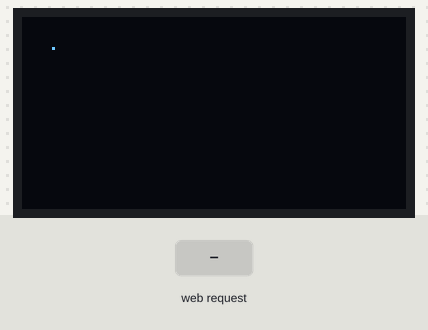
The program below on a simulated ESP32. On the bench: 128×64 one-colour display. The test bench sets the inputs (shaded band). WiFi joins after 1.5 s; servers stay silent unless stated; what the program prints to the serial monitor is not drawn.

Above: at 4.7 s.
4.8 s: HTTP request GET /H received
At 5.4 s:
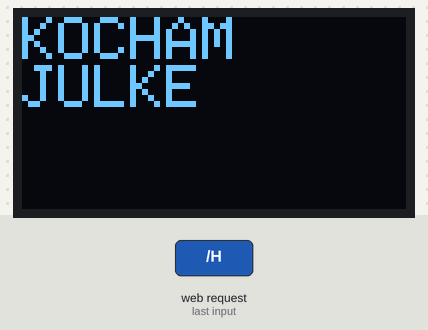
6.3 s: HTTP request GET /L received
At 7.5 s:
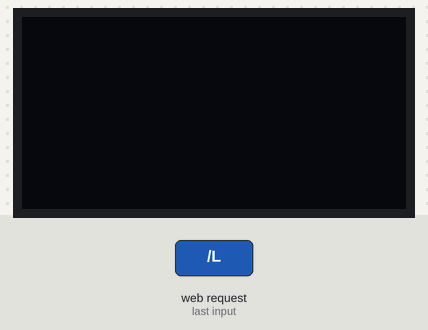
7.8 s: HTTP request GET /H received
At 8.9 s:
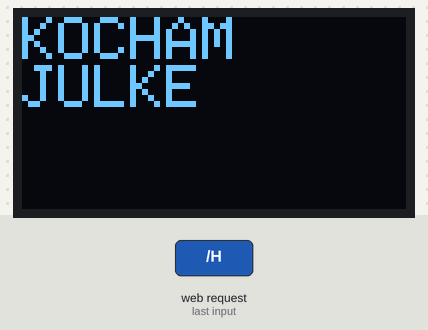
Timing chart, 0 to 10.8 s (numbered marks = the images above; inputs shaded):
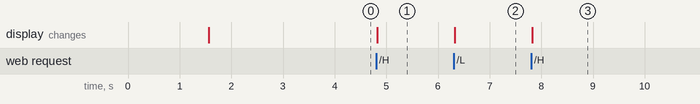

Measured:
- after the input at 4.8 s, the display: changes at once (image 1)
- after the input at 6.3 s, the display: changes at once (image 2)
- after the input at 7.8 s, the display: changes at once (image 3)

The program:

main.cpp
```cpp
#include <SPI.h>
#include <Wire.h>
#include <Adafruit_GFX.h>
#include <Adafruit_SSD1306.h>
#include "WiFi.h"

#define SCREEN_WIDTH 128 // OLED display width, in pixels
#define SCREEN_HEIGHT 64 // OLED display height, in pixels
#define OLED_RESET     -1 // Reset pin # (or -1 if sharing Arduino reset pin)
#define SCREEN_ADDRESS 0x3C ///< See datasheet for Address; 0x3D for 128x64, 0x3C for 128x32
#define WIADOMOSC "KOCHAM JULKE"
Adafruit_SSD1306 display(SCREEN_WIDTH, SCREEN_HEIGHT, &Wire, OLED_RESET);

const char* ssid = "pokój 317";
const char* password = "grubas123";
WiFiServer server(80);

void wypisz_cos(String napis);

void setup() {
  Serial.begin(9600);

  WiFi.begin(ssid,password);
  Serial.println("łącze się z wifi");
  Serial.println("czekaj");
  while(WiFi.status()!=WL_CONNECTED){
    Serial.print(".");
    delay(100);
  }
  Serial.println();
  Serial.println("połączono!");
  Serial.print("IP:");
  Serial.print(WiFi.localIP());
  server.begin();


  // SSD1306_SWITCHCAPVCC = generate display voltage from 3.3V internally
  if(!display.begin(SSD1306_SWITCHCAPVCC, SCREEN_ADDRESS)) {
    Serial.println(F("SSD1306 allocation failed"));
    for(;;); // Don't proceed, loop forever
  }

  display.clearDisplay();
  display.drawPixel(10, 10, SSD1306_WHITE);
  display.display();
  delay(2000);
}

void loop() {
   WiFiClient client = server.available();   // listen for incoming clients

  if (client) {                             // if you get a client,
    Serial.println("New Client.");           // print a message out the serial port
    String currentLine = "";                // make a String to hold incoming data from the client
    while (client.connected()) {            // loop while the client's connected
      if (client.available()) {             // if there's bytes to read from the client,
        char c = client.read();             // read a byte, then
        Serial.write(c);                    // print it out the serial monitor
        if (c == '\n') {                    // if the byte is a newline character

          // if the current line is blank, you got two newline characters in a row.
          // that's the end of the client HTTP request, so send a response:
          if (currentLine.length() == 0) {
            // HTTP headers always start with a response code (e.g. HTTP/1.1 200 OK)
            // and a content-type so the client knows what's coming, then a blank line:
            client.println("HTTP/1.1 200 OK");
            client.println("Content-type:text/html");
            client.println();

            // the content of the HTTP response follows the header:
            client.print("<head><title>Wyswietlacz</title>  <meta name=\"viewport\" content=\"width=device-width, initial-scale=1.0\"> <style>.button1{ border: 1px; padding: 15px 32px; font-size: 16px; text-align: center; }.zie {background-color: #04AA6D;} .czer {background-color: tomato;} </style> </head>");
            client.print("<h1>wlacz/wylacz napis</h1>");
            client.print("<a href=\"/H\"> <button class=\"button1 zie\"> ON </button> </a> <br>");
            client.print("<a href=\"/L\"> <button class=\"button1 czer\"> OFF </button> </a> <br>");

            // The HTTP response ends with another blank line:
            client.println();
            // break out of the while loop:
            break;
          } else {    // if you got a newline, then clear currentLine:
            currentLine = "";
          }
        } else if (c != '\r') {  // if you got anything else but a carriage return character,
          currentLine += c;      // add it to the end of the currentLine
        }

        // Check to see if the client request was "GET /H" or "GET /L":
        if (currentLine.endsWith("GET /H")) {
          wypisz_cos(WIADOMOSC);
        }
        if (currentLine.endsWith("GET /L")) {
          display.clearDisplay();              // GET /L turns the LED off
          display.display();
        }
      }
    }
    // close the connection:
    client.stop();
    Serial.println("Client Disconnected.");
  }
}

void wypisz_cos(String napis){
  display.clearDisplay();
  display.setTextSize(2);
  display.setTextColor(1);
  display.setCursor(0,0);
  display.cp437(1);

  for(int i=0;i<napis.length();i++){
    if(napis[i]==' '){
      display.setCursor(0,16);
    }
    else{
      display.write(napis[i]);
    }
  }
  display.display();
}
```
